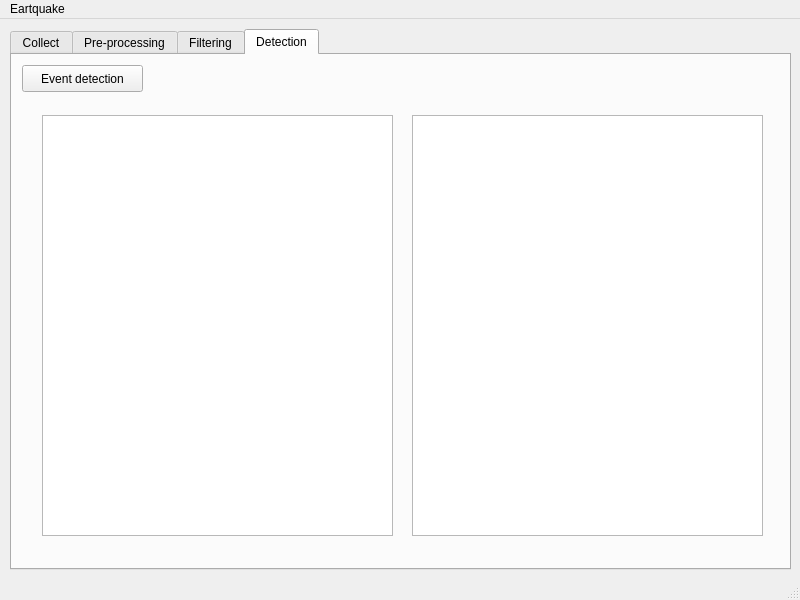
<?xml version="1.0" encoding="UTF-8"?>
<ui version="4.0">
 <class>MainWindow</class>
 <widget class="QMainWindow" name="MainWindow">
  <property name="geometry">
   <rect>
    <x>0</x>
    <y>0</y>
    <width>800</width>
    <height>600</height>
   </rect>
  </property>
  <property name="windowTitle">
   <string>MainWindow</string>
  </property>
  <property name="animated">
   <bool>false</bool>
  </property>
  <property name="unifiedTitleAndToolBarOnMac">
   <bool>false</bool>
  </property>
  <widget class="QWidget" name="centralwidget">
   <widget class="QTabWidget" name="tabWidget">
    <property name="geometry">
     <rect>
      <x>10</x>
      <y>10</y>
      <width>781</width>
      <height>541</height>
     </rect>
    </property>
    <property name="currentIndex">
     <number>3</number>
    </property>
    <widget class="QWidget" name="tab">
     <attribute name="title">
      <string>Collect</string>
     </attribute>
     <widget class="QPushButton" name="pushButton_2">
      <property name="geometry">
       <rect>
        <x>520</x>
        <y>450</y>
        <width>85</width>
        <height>27</height>
       </rect>
      </property>
      <property name="text">
       <string>Run</string>
      </property>
     </widget>
     <widget class="QPushButton" name="pushButton_3">
      <property name="geometry">
       <rect>
        <x>620</x>
        <y>450</y>
        <width>85</width>
        <height>27</height>
       </rect>
      </property>
      <property name="text">
       <string>End</string>
      </property>
     </widget>
     <widget class="QWidget" name="layoutWidget">
      <property name="geometry">
       <rect>
        <x>10</x>
        <y>10</y>
        <width>741</width>
        <height>128</height>
       </rect>
      </property>
      <layout class="QVBoxLayout" name="verticalLayout_2">
       <item>
        <widget class="QSplitter" name="splitter_4">
         <property name="orientation">
          <enum>Qt::Horizontal</enum>
         </property>
         <widget class="QLabel" name="label_12">
          <property name="text">
           <string>Name file</string>
          </property>
         </widget>
         <widget class="QLineEdit" name="lineEdit"/>
        </widget>
       </item>
       <item>
        <widget class="QSplitter" name="splitter_3">
         <property name="orientation">
          <enum>Qt::Horizontal</enum>
         </property>
         <widget class="QLabel" name="label_13">
          <property name="text">
           <string>Disaster</string>
          </property>
         </widget>
         <widget class="QLineEdit" name="lineEdit_2"/>
        </widget>
       </item>
       <item>
        <widget class="QSplitter" name="splitter_2">
         <property name="orientation">
          <enum>Qt::Horizontal</enum>
         </property>
         <widget class="QLabel" name="label_14">
          <property name="text">
           <string>Keywords</string>
          </property>
         </widget>
         <widget class="QLineEdit" name="lineEdit_3"/>
        </widget>
       </item>
       <item>
        <widget class="QSplitter" name="splitter">
         <property name="orientation">
          <enum>Qt::Horizontal</enum>
         </property>
         <widget class="QLabel" name="label_15">
          <property name="text">
           <string>Language</string>
          </property>
         </widget>
         <widget class="QComboBox" name="comboBox">
          <item>
           <property name="text">
            <string>English</string>
           </property>
          </item>
          <item>
           <property name="text">
            <string>Korean</string>
           </property>
          </item>
          <item>
           <property name="text">
            <string>Vietnamese</string>
           </property>
          </item>
         </widget>
        </widget>
       </item>
      </layout>
     </widget>
    </widget>
    <widget class="QWidget" name="tab_2">
     <attribute name="title">
      <string>Pre-processing</string>
     </attribute>
     <layout class="QGridLayout" name="_2">
      <property name="leftMargin">
       <number>9</number>
      </property>
      <property name="topMargin">
       <number>9</number>
      </property>
      <property name="rightMargin">
       <number>9</number>
      </property>
      <property name="bottomMargin">
       <number>9</number>
      </property>
      <property name="spacing">
       <number>6</number>
      </property>
      <item row="1" column="3">
       <widget class="QLineEdit" name="sortCodeLineEdit"/>
      </item>
      <item row="1" column="2">
       <widget class="QLabel" name="label_8">
        <property name="text">
         <string>S&amp;ort Code:</string>
        </property>
        <property name="buddy">
         <cstring>sortCodeLineEdit</cstring>
        </property>
       </widget>
      </item>
      <item row="0" column="3">
       <widget class="QLineEdit" name="bankLineEdit"/>
      </item>
      <item row="0" column="2">
       <widget class="QLabel" name="label_7">
        <property name="text">
         <string>&amp;Bank:</string>
        </property>
        <property name="buddy">
         <cstring>bankLineEdit</cstring>
        </property>
       </widget>
      </item>
      <item row="1" column="1">
       <widget class="QLineEdit" name="accountNumLineEdit"/>
      </item>
      <item row="0" column="1">
       <widget class="QLineEdit" name="checkNumLineEdit"/>
      </item>
      <item row="1" column="0">
       <widget class="QLabel" name="label_6">
        <property name="text">
         <string>A&amp;ccount No.:</string>
        </property>
        <property name="buddy">
         <cstring>accountNumLineEdit</cstring>
        </property>
       </widget>
      </item>
      <item row="0" column="0">
       <widget class="QLabel" name="label_2">
        <property name="text">
         <string>Check &amp;No.:</string>
        </property>
        <property name="buddy">
         <cstring>checkNumLineEdit</cstring>
        </property>
       </widget>
      </item>
      <item row="2" column="1">
       <widget class="QPushButton" name="pushButton_4">
        <property name="text">
         <string>Run</string>
        </property>
       </widget>
      </item>
      <item row="2" column="2">
       <widget class="QPushButton" name="pushButton_5">
        <property name="text">
         <string>End</string>
        </property>
       </widget>
      </item>
     </layout>
    </widget>
    <widget class="QWidget" name="tab_3">
     <attribute name="title">
      <string>Filtering</string>
     </attribute>
     <widget class="QLabel" name="label">
      <property name="geometry">
       <rect>
        <x>9</x>
        <y>9</y>
        <width>81</width>
        <height>17</height>
       </rect>
      </property>
      <property name="text">
       <string>CNN model</string>
      </property>
     </widget>
     <widget class="QLineEdit" name="lineEdit_4">
      <property name="geometry">
       <rect>
        <x>100</x>
        <y>0</y>
        <width>113</width>
        <height>27</height>
       </rect>
      </property>
     </widget>
     <widget class="QLabel" name="label_3">
      <property name="geometry">
       <rect>
        <x>10</x>
        <y>40</y>
        <width>81</width>
        <height>17</height>
       </rect>
      </property>
      <property name="text">
       <string>Input data</string>
      </property>
     </widget>
     <widget class="QLineEdit" name="lineEdit_5">
      <property name="geometry">
       <rect>
        <x>100</x>
        <y>40</y>
        <width>113</width>
        <height>27</height>
       </rect>
      </property>
     </widget>
     <widget class="QLabel" name="label_4">
      <property name="geometry">
       <rect>
        <x>10</x>
        <y>80</y>
        <width>81</width>
        <height>17</height>
       </rect>
      </property>
      <property name="text">
       <string>Results</string>
      </property>
     </widget>
    </widget>
    <widget class="QWidget" name="tab_4">
     <property name="enabled">
      <bool>true</bool>
     </property>
     <attribute name="title">
      <string>Detection</string>
     </attribute>
     <widget class="QPushButton" name="pushButton">
      <property name="geometry">
       <rect>
        <x>10</x>
        <y>10</y>
        <width>121</width>
        <height>27</height>
       </rect>
      </property>
      <property name="text">
       <string>Event detection</string>
      </property>
     </widget>
     <widget class="QListWidget" name="listWidget">
      <property name="geometry">
       <rect>
        <x>30</x>
        <y>60</y>
        <width>351</width>
        <height>421</height>
       </rect>
      </property>
     </widget>
     <widget class="QListWidget" name="listWidget_2">
      <property name="geometry">
       <rect>
        <x>400</x>
        <y>60</y>
        <width>351</width>
        <height>421</height>
       </rect>
      </property>
     </widget>
    </widget>
   </widget>
  </widget>
  <widget class="QMenuBar" name="menubar">
   <property name="geometry">
    <rect>
     <x>0</x>
     <y>0</y>
     <width>800</width>
     <height>25</height>
    </rect>
   </property>
   <widget class="QMenu" name="menuEartquake">
    <property name="title">
     <string>Eartquake</string>
    </property>
    <addaction name="actionReal_application"/>
    <addaction name="actionTraining_phase"/>
   </widget>
   <addaction name="menuEartquake"/>
  </widget>
  <widget class="QStatusBar" name="statusbar"/>
  <action name="actionReal_application">
   <property name="text">
    <string>Real-application</string>
   </property>
  </action>
  <action name="actionTraining_phase">
   <property name="icon">
    <iconset>
     <normaloff>../social.png</normaloff>../social.png</iconset>
   </property>
   <property name="text">
    <string>Training</string>
   </property>
  </action>
 </widget>
 <resources/>
 <connections/>
</ui>
